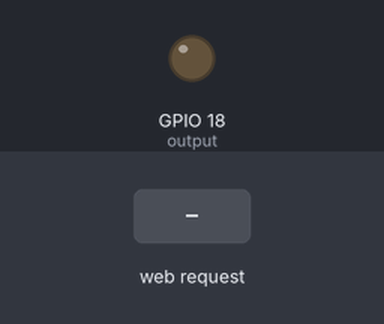
This program was run on a simulated ESP32-S3. On the bench: output pins drawn as LEDs (lit = HIGH). The inputs (shaded band) are chosen by the test bench. WiFi joins after 1.5 s; servers stay silent unless stated; what the program prints to the serial monitor is not drawn.

Above: at 2.7 s.
2.8 s: HTTP request GET /output/on received
At 3.2 s:
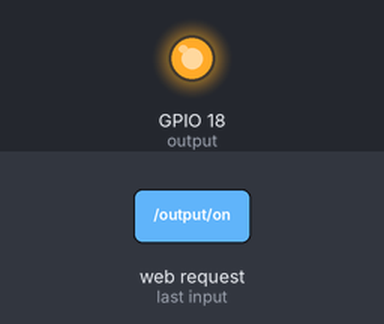
4.3 s: HTTP request GET /output/off received
At 5.6 s:
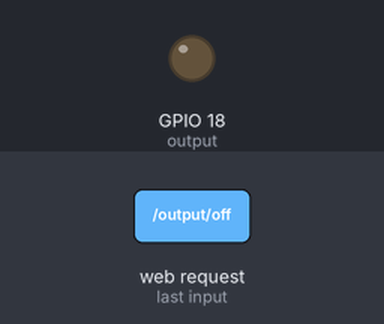
Timing chart, 0 to 7.3 s (numbered marks = the images above; inputs shaded):
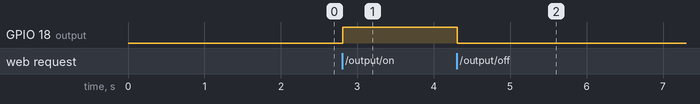

The program:

main.cpp
```cpp
#include <Arduino.h>
#include <WiFi.h>

const char* ssid = "goswami81";
const char* password = "secret72";

//set webserver port number to 80(default port number for http)
WiFiServer server(80); //creates a server obj with default http port 80
//this server obj will be used to listen for incoming client(browser) requests
//will respond with html

//header var to store http request, will be used to check urls?
String header;

//auxiliary variables to store the current output state
String outputState = "off";

//assign output variables to GPIO pins
const int output = 18;
//current time
unsigned long currentTime = millis();
//previous time
unsigned long previousTime = 0;
//timeout time in milliseconds
const unsigned long timeoutTime = 2000;


void setup() {
    Serial.begin(115200);
    Serial.println("Hello, Arduino!");
    pinMode(output, OUTPUT);

    //set output to low
    digitalWrite(output, LOW);

    //cpnnect to wifi network
    Serial.print("Connecting to ");
    Serial.println(ssid);
    WiFi.begin(ssid, password);
    while (WiFi.status() != WL_CONNECTED) {
        delay(500);
        Serial.print(". ");
    }
    Serial.println("");//enter
    //print wifi connected message and IP address to access webserver
    Serial.println("WiFi connected.");
    Serial.print("IP address: ");
    Serial.println(WiFi.localIP());//Shows ESP32’s local IP address
    //start webserver, and begin listening for clients
    server.begin();

}
void loop() {
    WiFiClient client = server.available(); // listen for incoming clients
    //checks if a browser is trying to connect
    if (client) { //if a new client connects
        Serial.println("New Client Connected. ");
        currentTime = millis();
        previousTime = currentTime;
        String currentLine = ""; //make a String to hold incoming data from the client

        while (client.connected() && currentTime - previousTime <= timeoutTime) { //loop while the client's connected
            currentTime = millis();
            if (client.available()) { //if there's data to read from the client
                char c = client.read(); //read a byte from the client
                Serial.write(c); //print the byte
                header+=c; //builds the full http request in the header variable
                if (c == '\n') { //if the byte read is a newline character

                    //if the current line is blank, you got two newline characters in a row.
                    //that is the end of the HTTP req so response needs to be sent
                    if (currentLine.length() == 0) {
                        Serial.println("Sending Response to Client. ");
                        //HTTP headers always start with a response code (eg HTTP/1.1 200 OK)
                        //and content type, connection is closed after the response
                        //followed by a blank line marking end of the header
                        client.println("HTTP/1.1 200 OK");
                        client.println("Content-type: text/html");
                        client.println("Connection: close");
                        client.println();

                        //turn the output pin on or off based on the request
                        if (header.indexOf("GET /output/on") >= 0) {
                            Serial.println("Output On Request");
                            outputState = "on";
                            digitalWrite(output, HIGH); //turn the output pin on
                        }
                        else if (header.indexOf("GET /output/off") >= 0) {
                            Serial.println("Output Off Request");
                            outputState = "off";
                            digitalWrite(output, LOW); //turn output pin off
                        }
                        //HTML webpage tp send to client
                        client.println("<!DOCTYPE html><html>");
                        client.println("<head><meta name=\"viewport\" content=\"width=device-width, initial-scale=1\">");
                        client.println("<title>ESP32 Web Server</title>");

                        client.println("<link rel=\"icon\" href=\"data:,\">");
                        /*
                        Browsers automatically request /favicon.ico.

                        If you don’t include this line:
                        Browser sends another HTTP request
                        ESP32 logs a second client
                        Confuses beginners (“why is it loading twice?”)
                        This line tells the browser:
                        “The favicon exists, and it’s empty.”

                        So:
                        No extra request
                        Cleaner serial output*/

                        client.println("<style>body { font-family: Arial; text-align: center; margin: 0px auto; padding-top: 30px;}");
                        client.println(".button { display: inline-block; background-color: #e7bd3b; border: none; ");
                        client.println("border-radius: 4px; color: white; padding: 16px 40px; text-decoration: none; font-size: 30px; margin: 2px; cursor: pointer;}");

                        client.println("</style></head>");
                        //head over body starts
                        client.println("<body>");

                        // Web Page Heading
                        client.println("<h1>ESP32 Web Server</h1>");
                        // Display current state, and ON/OFF buttons for GPIO 18
                        client.println("<p>Output - State " + outputState + "</p>");


                        if (outputState=="off") {
                            client.println("<a href=\"/output/on\" class=\"button\">ON</a>");
                        }
                        if (outputState=="on") {
                            client.println("<a href=\"/output/off\" class=\"button\">OFF</a>");
                        }
                        client.println("</body></html>");

                        //http response ends with another blank line
                        client.println();
                        //break out of the while loop
                        break;

                    }
                    else { //if only one newline
                        currentLine = ""; //clear current line
                    }
                }
                else if (c!='\r') { //if the byte is not a carriage return character
                    currentLine+=c; //add it to the end of the currentLine
                }
            }

        }
        //clear the header variable
        header = "";
        //close the connection
        client.stop();
        Serial.println("Client Disconnected\n");

    }
}
```

Measured:
- after the input at 2.8 s, GPIO 18 (output): LOW → HIGH at once
- after the input at 4.3 s, GPIO 18 (output): HIGH → LOW at once
